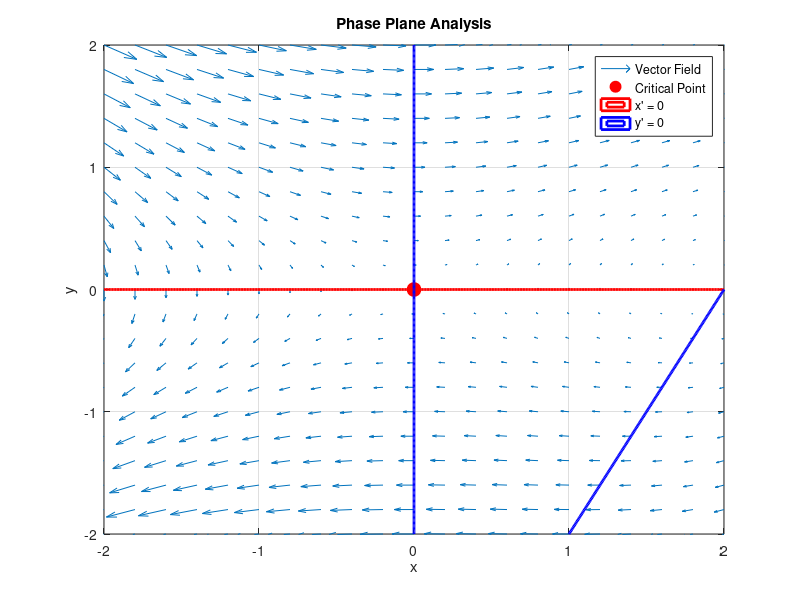

Source code (MATLAB):
% Script 7: Phase plane analysis

% Define the system
f = @(t,Y) [12*Y(2) - 3*Y(1)*Y(2); 4*Y(1) + Y(1)*Y(2) - 2*Y(1)^2];

% Create meshgrid
[x, y] = meshgrid(-2:0.2:2);

% Calculate vector field
u = 12*y - 3*x.*y;
v = 4*x + x.*y - 2*x.^2;

% Plot vector field
figure;
quiver(x, y, u, v);
hold on;

% Find and plot critical points
critical_points = [0 0]; % Origin is always a critical point
plot(critical_points(1), critical_points(2), 'ro', 'MarkerSize', 10, 'MarkerFaceColor', 'r');

% Plot nullclines
[X, Y] = meshgrid(-2:0.01:2);
contour(X, Y, 12*Y - 3*X.*Y, [0 0], 'r', 'LineWidth', 2);
contour(X, Y, 4*X + X.*Y - 2*X.^2, [0 0], 'b', 'LineWidth', 2);

% Customize plot
title('Phase Plane Analysis');
xlabel('x');
ylabel('y');
axis([-2 2 -2 2]);
grid on;

% Add legend
legend('Vector Field', 'Critical Point', 'x'' = 0', 'y'' = 0', 'Location', 'best');